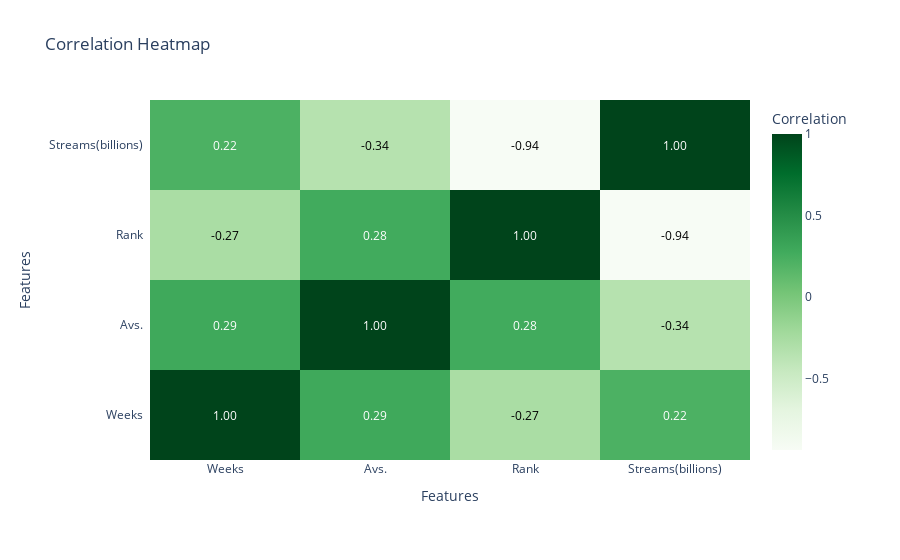

The notebook cell this image was saved under:
### Code cell
import plotly.figure_factory as ff

# Calculate correlation matrix
matrix = merged_df.corr()

# Create custom annotation text
annot_text = [[f'{matrix.iloc[i, j]:.2f}' for j in range(matrix.shape[1])] for i in range(matrix.shape[0])]

# Create the heatmap using Plotly figure factory
fig = ff.create_annotated_heatmap(z=matrix.values,
                                   x=matrix.columns.tolist(),
                                   y=matrix.columns.tolist(),
                                   annotation_text=annot_text,
                                   colorscale='greens',  # Change the color scale
                                   colorbar=dict(title='Correlation'),  # Add color bar with title
                                   showscale=True)  # Show color scale

# Update layout to add title and adjust margin
fig.update_layout(title='Correlation Heatmap',
                  xaxis=dict(title='Features', side='bottom'),  # Move x-axis labels to bottom
                  yaxis=dict(title='Features'),  # Y-axis title
                  margin=dict(l=150, r=150, t=100, b=100),
                  coloraxis_colorbar=dict(x=0.9, title='Correlation'))  # Position of color scale

# Show the interactive plot
fig.show()

### Figure 1 — Plotly figure (JSON) as saved in the notebook; plotly's stock layout.template omitted (floating-point values rounded to 4 significant figures)
{"data": [{"colorbar": {"title": {"text": "Correlation"}}, "colorscale": [[0, "rgb(247,252,245)"], [0.125, "rgb(229,245,224)"], [0.25, "rgb(199,233,192)"], [0.375, "rgb(161,217,155)"], [0.5, "rgb(116,196,118)"], [0.625, "rgb(65,171,93)"], [0.75, "rgb(35,139,69)"], [0.875, "rgb(0,109,44)"], [1, "rgb(0,68,27)"]], "reversescale": false, "showscale": true, "type": "heatmap", "x": ["Weeks", "Avs.", "Rank", "Streams(billions)"], "y": ["Weeks", "Avs.", "Rank", "Streams(billions)"], "z": [[1, 0.2887, -0.2682, 0.2193], [0.2887, 1, 0.2768, -0.3432], [-0.2682, 0.2768, 1, -0.9375], [0.2193, -0.3432, -0.9375, 1]]}], "layout": {"annotations": [{"font": {"color": "#FFFFFF"}, "showarrow": false, "text": "1.00", "x": "Weeks", "xref": "x", "y": "Weeks", "yref": "y"}, {"font": {"color": "#FFFFFF"}, "showarrow": false, "text": "0.29", "x": "Avs.", "xref": "x", "y": "Weeks", "yref": "y"}, {"font": {"color": "#000000"}, "showarrow": false, "text": "-0.27", "x": "Rank", "xref": "x", "y": "Weeks", "yref": "y"}, {"font": {"color": "#FFFFFF"}, "showarrow": false, "text": "0.22", "x": "Streams(billions)", "xref": "x", "y": "Weeks", "yref": "y"}, {"font": {"color": "#FFFFFF"}, "showarrow": false, "text": "0.29", "x": "Weeks", "xref": "x", "y": "Avs.", "yref": "y"}, {"font": {"color": "#FFFFFF"}, "showarrow": false, "text": "1.00", "x": "Avs.", "xref": "x", "y": "Avs.", "yref": "y"}, {"font": {"color": "#FFFFFF"}, "showarrow": false, "text": "0.28", "x": "Rank", "xref": "x", "y": "Avs.", "yref": "y"}, {"font": {"color": "#000000"}, "showarrow": false, "text": "-0.34", "x": "Streams(billions)", "xref": "x", "y": "Avs.", "yref": "y"}, {"font": {"color": "#000000"}, "showarrow": false, "text": "-0.27", "x": "Weeks", "xref": "x", "y": "Rank", "yref": "y"}, {"font": {"color": "#FFFFFF"}, "showarrow": false, "text": "0.28", "x": "Avs.", "xref": "x", "y": "Rank", "yref": "y"}, {"font": {"color": "#FFFFFF"}, "showarrow": false, "text": "1.00", "x": "Rank", "xref": "x", "y": "Rank", "yref": "y"}, {"font": {"color": "#000000"}, "showarrow": false, "text": "-0.94", "x": "Streams(billions)", "xref": "x", "y": "Rank", "yref": "y"}, {"font": {"color": "#FFFFFF"}, "showarrow": false, "text": "0.22", "x": "Weeks", "xref": "x", "y": "Streams(billions)", "yref": "y"}, {"font": {"color": "#000000"}, "showarrow": false, "text": "-0.34", "x": "Avs.", "xref": "x", "y": "Streams(billions)", "yref": "y"}, {"font": {"color": "#000000"}, "showarrow": false, "text": "-0.94", "x": "Rank", "xref": "x", "y": "Streams(billions)", "yref": "y"}, {"font": {"color": "#FFFFFF"}, "showarrow": false, "text": "1.00", "x": "Streams(billions)", "xref": "x", "y": "Streams(billions)", "yref": "y"}], "coloraxis": {"colorbar": {"title": {"text": "Correlation"}, "x": 0.9}}, "margin": {"b": 100, "l": 150, "r": 150, "t": 100}, "title": {"text": "Correlation Heatmap"}, "xaxis": {"dtick": 1, "gridcolor": "rgb(0, 0, 0)", "side": "bottom", "ticks": "", "title": {"text": "Features"}}, "yaxis": {"dtick": 1, "ticks": "", "ticksuffix": "  ", "title": {"text": "Features"}}}}
